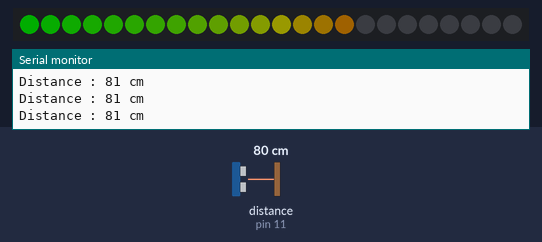
Bench run of a sketch on a simulated Arduino Uno, built with avr-gcc and run on an emulated ATmega328P. Shown: 24 RGB LEDs in strip order, left to right, the last lines printed to the serial monitor. The inputs (shaded band) are chosen by the test bench; at power-on: distance to the obstacle (sensor on pin 11) 80 cm. The echo pulse lasts 58.3 µs per cm; dim RGB values are drawn brighter than linear.

Above: at 1.2 s.
1.3 s: distance to the obstacle (sensor on pin 11) set to 2 cm
At 1.54 s:
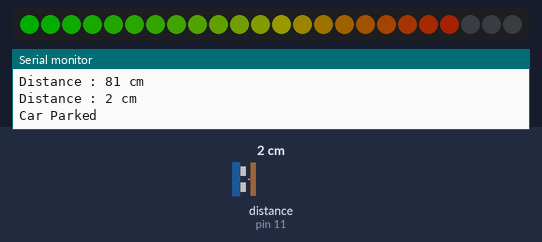
3.5 s: distance to the obstacle (sensor on pin 11) set to 120 cm
At 5.9 s:
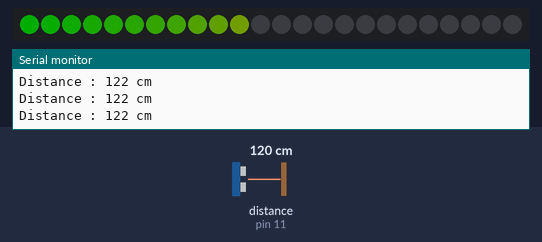
6.5 s: distance to the obstacle (sensor on pin 11) set to 250 cm
At 8.26 s:
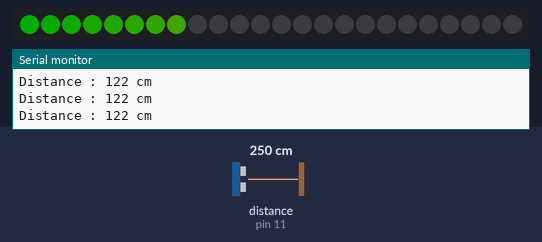
9.4 s: distance to the obstacle (sensor on pin 11) set to 4 cm
At 10.02 s:
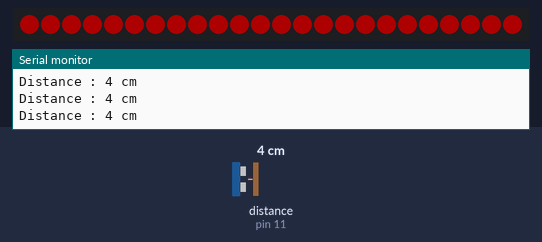
11.6 s: distance to the obstacle (sensor on pin 11) set to 299 cm
At 14.54 s:
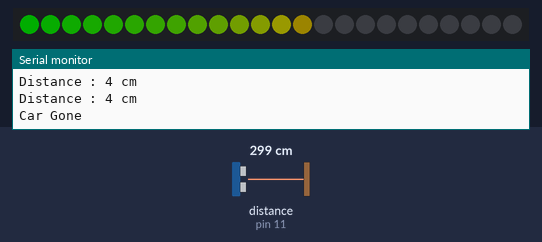

Measured:
- after the input at 1.3 s, the LEDs: change after 0.18 s (image 1)
- after the input at 3.5 s, the LEDs: first differ from a run without the input after 0.49 s (image 2 shows a later state)
- after the input at 6.5 s, the LEDs: first change after 1.4 s (image 3 shows a later state)
- after the input at 9.4 s, the LEDs: first change after 0.20 s (image 4 shows a later state)

The sketch:

Aide_au_stationnement.ino
```cpp
#include <Adafruit_NeoPixel.h>
#include <NewPing.h>

#ifdef SEND_STATUS_TO_CONTROLLER
#define MY_DEBUG

#include <SPI.h>
#include <MySensors.h>
#endif

#define NEO_PIN 6       // Pin Data du Neopixel
#define NUMPIXELS 24     // Nombre de pixels sur le Neopixel
#define MAX_INTESITY 20 // Intensité de la luminosté (en pourcentage)

#define TRIGGER_PIN 12 // Pin pour la ping TRIGGER du module HC-SR04
#define ECHO_PIN 11    // Pin pour la ping ECHO du module HC-SR04

// La distance maximum que peut voir le module HC-SR04 est d'environ 4 mètres.
#define MAX_DISTANCE 200   // Distance à laquelle la voiture commence à être detectée (en cm)
#define PANIC_DISTANCE 20  // Distance à laquelle le Neopixel se met en warning (en cm)
#define PARKED_DISTANCE 30 // Distance à laquelle la voiture est considérée comme garée

#define PARK_OFF_TIMEOUT 15000 // Temps pour que le Neopixel s'éteigne après que la voiture soit garée (en miliseconde)

Adafruit_NeoPixel pixels = Adafruit_NeoPixel(NUMPIXELS, NEO_PIN, NEO_GRB + NEO_KHZ800);
NewPing sonar(TRIGGER_PIN, ECHO_PIN, MAX_DISTANCE);

unsigned long sendInterval = 100;
unsigned long lastSend;

int oldParkedStatus = -1;

unsigned long blinkInterval = 0; // blink interval (milliseconds)
unsigned long lastBlinkPeriod;
bool blinkColor = true;

// To make a fading motion on the led ring/tape we only move one pixel/distDebounce time
unsigned long distDebounce = 30;
unsigned long lastDebouncePeriod;
int numLightPixels = 0;
int skipZero = 0;

void setup()
{
  Serial.begin(9600);
  Serial.println("Starting distance sensor");

  // Initialize the NeoPixel library
  pixels.begin();
  pixels.show();

  Serial.println("Neopixels initialized");
}

void loop()
{
  unsigned long now = millis();
  unsigned int fullDist = (sonar.ping_median() / US_ROUNDTRIP_CM);
  if (fullDist != 0)
  {
    Serial.print("Distance : ");
    Serial.print(fullDist);
    Serial.println(" cm");
  }
  int displayDist = min(fullDist, MAX_DISTANCE);
  if (displayDist == 0 && skipZero < 10)
  {
    // Try to filter zero readings
    skipZero++;
    return;
  }
  // Check if it is time to alter the leds
  if (now - lastDebouncePeriod > distDebounce)
  {
    lastDebouncePeriod = now;

    // Update parked status
    int parked = displayDist != 0 && displayDist <= PARKED_DISTANCE;
    if (now - lastSend > sendInterval)
    {
      if (parked != oldParkedStatus)
      {
        if (parked)
        {
          Serial.println("Car Parked");
        }
        else
        {
          Serial.println("Car Gone");
        }
        oldParkedStatus = parked;
        lastSend = now;
      }
    }

    if (parked && (now - lastSend > PARK_OFF_TIMEOUT))
    {
      // We've been parked for a while now. Turn off all pixels
      for (int i = 0; i < NUMPIXELS; i++)
      {
        pixels.setPixelColor(i, pixels.Color(0, 0, 0));
      }
      //Serial.println("Lights OFF!");
    }
    else
    {
      if (displayDist == 0)
      {
        // No reading from sensor, assume no object found
        numLightPixels--;
      }
      else
      {
        skipZero = 0;
        int newLightPixels = NUMPIXELS - (NUMPIXELS * (displayDist - PANIC_DISTANCE) / (MAX_DISTANCE - PANIC_DISTANCE));
        //Serial.print("newLightPixels:");
        //Serial.println(newLightPixels);
        if (newLightPixels > numLightPixels)
        {
          // Fast raise
          numLightPixels += max((newLightPixels - numLightPixels) / 2, 1);
        }
        else if (newLightPixels < numLightPixels)
        {
          // Slow decent
          numLightPixels--;
        }
      }

      if (numLightPixels >= NUMPIXELS)
      {
        // Do some intense red blinking
        if (now - lastBlinkPeriod > blinkInterval)
        {
          blinkColor = !blinkColor;
          lastBlinkPeriod = now;
        }
        for (int i = 0; i < numLightPixels; i++)
        {
          pixels.setPixelColor(i, pixels.Color(blinkColor ? 255 * MAX_INTESITY / 100 : 0, 0, 0));
        }
      }
      else
      {
        for (int i = 0; i < numLightPixels; i++)
        {
          int r = 255 * i / NUMPIXELS;
          int g = 255 - r;
          // pixels.Color takes RGB values, from 0,0,0 up to 255,255,255
          pixels.setPixelColor(i, pixels.Color(r * MAX_INTESITY / 100, g * MAX_INTESITY / 100, 0));
        }
        // Turn off the rest
        for (int i = numLightPixels; i < NUMPIXELS; i++)
        {
          pixels.setPixelColor(i, pixels.Color(0, 0, 0));
        }
      }
    }
    pixels.show(); // Sends the updated pixels color to the hardware.
  }
}
```
